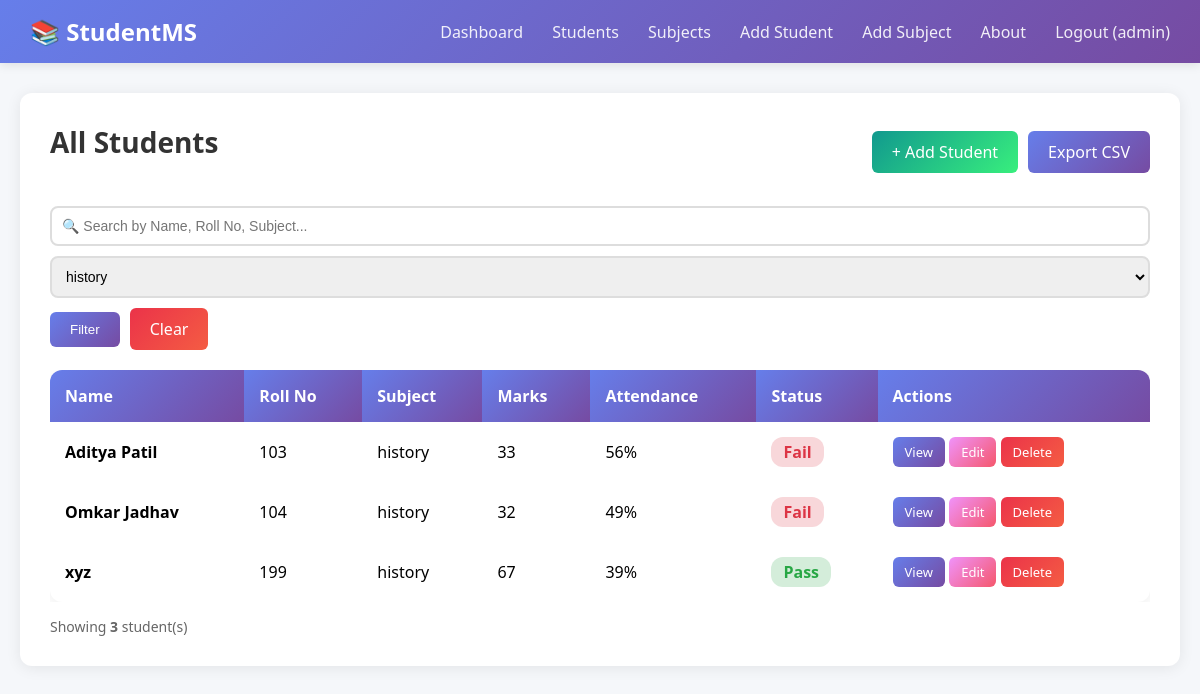
The app's page /records?subject_id=3 (signed in) with its own data.
### tables this page shows
CREATE TABLE student
                    (id INTEGER PRIMARY KEY AUTOINCREMENT,
                     name TEXT,
                     roll_no TEXT UNIQUE,
                     subject_id INTEGER,
                     marks INTEGER,
                     attendance INTEGER,
                     created_by INTEGER,
                     FOREIGN KEY(subject_id) REFERENCES subjects(id),
                     FOREIGN KEY(created_by) REFERENCES users(id));

CREATE TABLE subjects 
                    (id INTEGER PRIMARY KEY AUTOINCREMENT, 
                     subject_name TEXT, 
                     subject_code TEXT UNIQUE, 
                     teacher_name TEXT);

### app.py (the view)
@app.route('/records')
@login_required
def records():
    search = request.args.get('search', '')
    subject_id = request.args.get('subject_id', '')
    status = request.args.get('status', '')
    attendance = request.args.get('attendance', '')
    conn = get_db()
    subjects = conn.execute("SELECT * FROM subjects").fetchall()
    query = "SELECT s.*, sub.subject_name FROM student s JOIN subjects sub ON s.subject_id = sub.id WHERE 1=1"
    params = []
    if search:
        query += " AND (s.name LIKE? OR s.roll_no LIKE? OR sub.subject_name LIKE?)"
        params.extend([f'%{search}%', f'%{search}%', f'%{search}%'])
    if subject_id:
        query += " AND s.subject_id =?"
        params.append(subject_id)
    if status == 'passed': query += " AND s.marks >= 40"
    elif status == 'failed': query += " AND s.marks < 40"
    if attendance == 'low': query += " AND s.attendance < 75"
    students = conn.execute(query, params).fetchall()
    conn.close()
    filter_title = "All Students"
    if status == 'passed': filter_title = "Passed Students"
    elif status == 'failed': filter_title = "Failed Students"
    if attendance == 'low': filter_title = "Students with Low Attendance"
    return render_template('records.html', students=students, subjects=subjects, search=search, filter_title=filter_title)

### app.py (called while the page is built)
def get_db():
    os.makedirs(os.path.dirname(DB_PATH), exist_ok=True)
    conn = sqlite3.connect(DB_PATH)
    conn.row_factory = sqlite3.Row
    return conn

def login_required(f):
    @wraps(f)
    def decorated(*args, **kwargs):
        if 'user_id' not in session:
            flash('Please login first!', 'danger')
            return redirect(url_for('login'))
        return f(*args, **kwargs)
    return decorated

### templates/records.html (shortened to what this page needs)
{% extends "base.html" %}
{% block content %}
<div class="card">
    <div style="display: flex; justify-content: space-between; align-items: center; margin-bottom: 25px; flex-wrap: wrap; gap: 15px;">
        <h2>{{ filter_title if filter_title else 'All Students' }}</h2>
        <div style="display: flex; gap: 10px;">
            {% if session.role == 'admin' %}
                <a href="/add" class="btn btn-success">+ Add Student</a>
            {% endif %}
            <a href="/export" class="btn btn-primary">Export CSV</a>
        </div>
    </div>
    <form method="GET" action="/records" id="searchForm" style="display: flex; gap: 10px; margin-bottom: 20px; flex-wrap: wrap; align-items: center;">
        <input type="text"
               name="search"
               id="searchInput"
               placeholder="🔍 Search by Name, Roll No, Subject..."
               value="{{ search }}"
               autocomplete="off"
               style="flex: 1; min-width: 250px; padding: 10px; border: 2px solid #ddd; border-radius: 8px;">
        <select name="subject_id" id="subjectSelect" style="min-width: 180px; padding: 10px; border: 2px solid #ddd; border-radius: 8px;">
            {% for subject in subjects %}
                <option value="{{ subject.id }}" {% if request.args.get('subject_id')|int == subject.id %}selected{% endif %}>
                    {{ subject.subject_name }}
                </option>
            {% endfor %}
        </select>
        <button type="submit" class="btn btn-primary" id="filterBtn">Filter</button>
        <a href="/records" class="btn btn-danger">Clear</a>
    </form>
    <div style="overflow-x: auto;">
        <table>
            <thead>
                <tr>
                    <th>Name</th>
                    <th>Roll No</th>
                    <th>Subject</th>
                    <th>Marks</th>
                    <th>Attendance</th>
                    <th>Status</th>
                    <th>Actions</th>
                </tr>
            </thead>
            <tbody id="studentTableBody">
                {% if students %}
                    {% for student in students %}
                    <tr>
                        <td><strong>{{ student.name }}</strong></td>
                        <td>{{ student.roll_no }}</td>
                        <td>{{ student.subject_name }}</td>
                        <td>{{ student.marks }}</td>
                        <td>{{ student.attendance }}%</td>
                        <td>
                            {% if student.marks >= 40 %}
                                <span style="color: #28a745; font-weight: 600; padding: 4px 12px; background: #d4edda; border-radius: 12px;">
                                    Pass
                                </span>
                            {% else %}
                                <span style="color: #dc3545; font-weight: 600; padding: 4px 12px; background: #f8d7da; border-radius: 12px;">
                                    Fail
                                </span>
                            {% endif %}
                        </td>
                        <td style="white-space: nowrap;">
                            <a href="/view/{{ student.id }}" class="btn btn-primary" style="padding: 6px 12px; font-size: 13px;">View</a>
                            {% if session.role == 'admin' %}
                                <a href="/edit/{{ student.id }}" class="btn btn-warning" style="padding: 6px 12px; font-size: 13px;">Edit</a>
                                <a href="/delete/{{ student.id }}" class="btn btn-danger" style="padding: 6px 12px; font-size: 13px;"
                                   onclick="return confirm('Are you sure you want to delete {{ student.name }}?')">Delete</a>
                            {% endif %}
                        </td>
                    </tr>
                    {% endfor %}
                {% endif %}
            </tbody>
        </table>
    </div>
    {% if students %}
    <div style="margin-top: 15px; color: #666; font-size: 14px;">
        Showing <strong id="studentCount">{{ students|length }}</strong> student(s)
    </div>
    {% endif %}
</div>
{% endblock %}

### templates/base.html (style rules this page uses)
* { margin: 0; padding: 0; box-sizing: border-box; }
body { font-family: 'Segoe UI', Tahoma, Geneva, Verdana, sans-serif; background: #f5f7fa; min-height: 100vh; }
.card { background: white; padding: 30px; border-radius: 12px; box-shadow: 0 2px 15px rgba(0,0,0,0.08); margin-bottom: 25px; }
.btn { padding: 10px 20px; border: none; border-radius: 6px; cursor: pointer; text-decoration: none; display: inline-block; font-weight: 500; transition: all 0.3s; }
.btn-primary { background: linear-gradient(135deg, #667eea 0%, #764ba2 100%); color: white; }
.btn-success { background: linear-gradient(135deg, #11998e 0%, #38ef7d 100%); color: white; }
.btn-danger { background: linear-gradient(135deg, #eb3349 0%, #f45c43 100%); color: white; }
.btn-warning { background: linear-gradient(135deg, #f093fb 0%, #f5576c 100%); color: white; }
table { width: 100%; border-collapse: separate; border-spacing: 0; background: white; border-radius: 12px; overflow: hidden; box-shadow: 0 2px 15px rgba(0,0,0,0.08); }
table thead th { background: linear-gradient(135deg, #667eea 0%, #764ba2 100%); color: white; padding: 15px; text-align: left; font-weight: 600; }
table tbody tr { border-bottom: 1px solid #f0f0f0; transition: all 0.2s; }
table td { padding: 15px; }
input, select { width: 100%; padding: 10px 12px; border: 1px solid #ddd; border-radius: 6px; font-size: 14px; transition: all 0.3s; }
h2 { color: #333; margin-bottom: 20px; font-size: 28px; }

### records on screen
student: name "Aditya Patil", roll_no "103", subject_name "history", marks "33", attendance "56", shows "Fail"
student: name "Omkar Jadhav", roll_no "104", subject_name "history", marks "32", attendance "49", shows "Fail"
student: name "xyz", roll_no "199", subject_name "history", marks "67", attendance "39", shows "Pass"

### other values on screen
{{ session['username'] }} "admin"
{{ filter_title if filter_title else 'All Students' }} "All Students"
{{ students|length }} "3"
form field subject_id "history"
